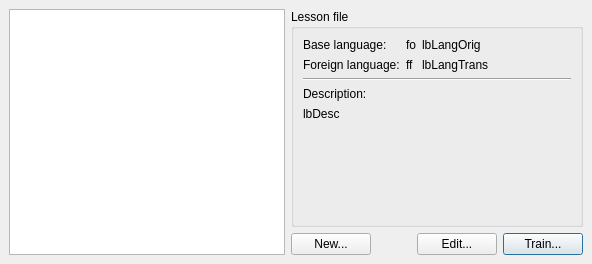
<ui version="4.0" >
 <class>LessonSelect</class>
 <widget class="QWidget" name="LessonSelect" >
  <property name="geometry" >
   <rect>
    <x>0</x>
    <y>0</y>
    <width>592</width>
    <height>264</height>
   </rect>
  </property>
  <property name="windowTitle" >
   <string>Form</string>
  </property>
  <layout class="QGridLayout" >
   <property name="margin" >
    <number>9</number>
   </property>
   <property name="spacing" >
    <number>6</number>
   </property>
   <item row="0" column="1" >
    <widget class="QGroupBox" name="groupBox" >
     <property name="title" >
      <string>Lesson file</string>
     </property>
     <layout class="QGridLayout" >
      <property name="margin" >
       <number>9</number>
      </property>
      <property name="spacing" >
       <number>6</number>
      </property>
      <item row="4" column="0" colspan="3" >
       <widget class="QLabel" name="lbDesc" >
        <property name="text" >
         <string>lbDesc</string>
        </property>
        <property name="wordWrap" >
         <bool>true</bool>
        </property>
       </widget>
      </item>
      <item row="3" column="0" colspan="3" >
       <widget class="QLabel" name="label_4" >
        <property name="text" >
         <string>Description:</string>
        </property>
       </widget>
      </item>
      <item row="2" column="0" colspan="3" >
       <widget class="Line" name="line" >
        <property name="orientation" >
         <enum>Qt::Horizontal</enum>
        </property>
       </widget>
      </item>
      <item row="1" column="2" >
       <widget class="QLabel" name="lbLangTrans" >
        <property name="sizePolicy" >
         <sizepolicy>
          <hsizetype>7</hsizetype>
          <vsizetype>5</vsizetype>
          <horstretch>0</horstretch>
          <verstretch>0</verstretch>
         </sizepolicy>
        </property>
        <property name="text" >
         <string>lbLangTrans</string>
        </property>
       </widget>
      </item>
      <item row="1" column="1" >
       <widget class="QLabel" name="lbFlagTrans" >
        <property name="text" >
         <string>ff</string>
        </property>
       </widget>
      </item>
      <item row="0" column="1" >
       <widget class="QLabel" name="lbFlagOrig" >
        <property name="text" >
         <string>fo</string>
        </property>
       </widget>
      </item>
      <item row="0" column="2" >
       <widget class="QLabel" name="lbLangOrig" >
        <property name="sizePolicy" >
         <sizepolicy>
          <hsizetype>7</hsizetype>
          <vsizetype>5</vsizetype>
          <horstretch>0</horstretch>
          <verstretch>0</verstretch>
         </sizepolicy>
        </property>
        <property name="text" >
         <string>lbLangOrig</string>
        </property>
       </widget>
      </item>
      <item row="1" column="0" >
       <widget class="QLabel" name="label_2" >
        <property name="text" >
         <string>Foreign language:</string>
        </property>
       </widget>
      </item>
      <item row="0" column="0" >
       <widget class="QLabel" name="label" >
        <property name="text" >
         <string>Base language:</string>
        </property>
       </widget>
      </item>
      <item row="5" column="0" colspan="3" >
       <spacer>
        <property name="orientation" >
         <enum>Qt::Vertical</enum>
        </property>
        <property name="sizeHint" >
         <size>
          <width>241</width>
          <height>57</height>
         </size>
        </property>
       </spacer>
      </item>
     </layout>
    </widget>
   </item>
   <item rowspan="2" row="0" column="0" >
    <widget class="QListWidget" name="lwLessons" >
     <property name="horizontalScrollBarPolicy" >
      <enum>Qt::ScrollBarAlwaysOff</enum>
     </property>
    </widget>
   </item>
   <item row="1" column="1" >
    <layout class="QHBoxLayout" >
     <property name="margin" >
      <number>0</number>
     </property>
     <property name="spacing" >
      <number>6</number>
     </property>
     <item>
      <widget class="QPushButton" name="pbNew" >
       <property name="text" >
        <string>New...</string>
       </property>
      </widget>
     </item>
     <item>
      <spacer>
       <property name="orientation" >
        <enum>Qt::Horizontal</enum>
       </property>
       <property name="sizeHint" >
        <size>
         <width>40</width>
         <height>20</height>
        </size>
       </property>
      </spacer>
     </item>
     <item>
      <widget class="QPushButton" name="pbEdit" >
       <property name="text" >
        <string>Edit...</string>
       </property>
      </widget>
     </item>
     <item>
      <widget class="QPushButton" name="pbTrain" >
       <property name="text" >
        <string>Train...</string>
       </property>
       <property name="default" >
        <bool>true</bool>
       </property>
      </widget>
     </item>
    </layout>
   </item>
  </layout>
 </widget>
 <resources/>
 <connections/>
</ui>
